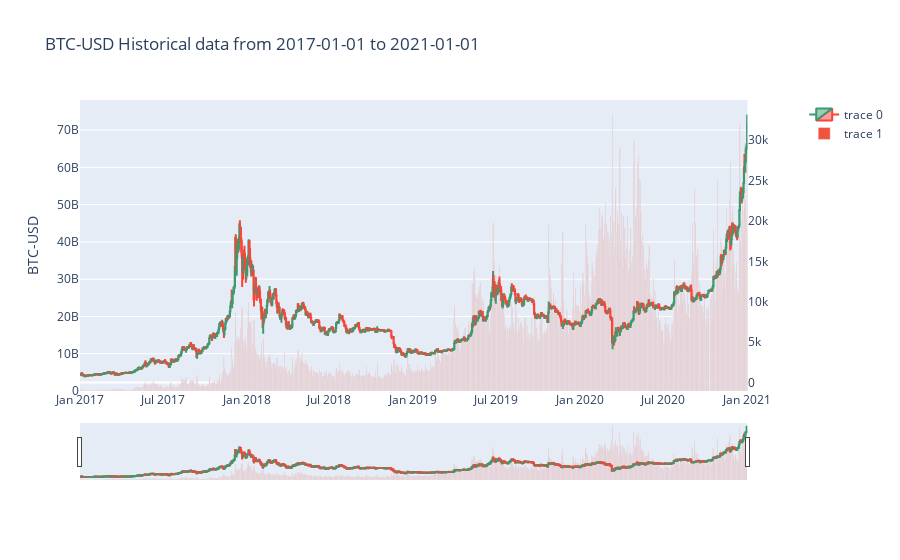

The cell this chart's notebook holds for it:
### Code cell
import plotly.graph_objects as go
from plotly.subplots import make_subplots

fig = make_subplots(specs=[[{"secondary_y": True}]])

fig.add_trace(go.Candlestick(x=df.index,
                open=df['Open'], high=df['High'],
                low=df['Low'], close=df['Close']),
              secondary_y=True)

# include a go.Bar trace for volumes
fig.add_trace(go.Bar(x=df.index, y=df['Volume']),
               secondary_y=False)

fig.update_layout(
    title=f'BTC-USD Historical data from 2017-01-01 to 2021-01-01',
    yaxis_title='BTC-USD',
)

fig.layout.yaxis2.showgrid=False
fig.show()

### Figure 1 — Plotly figure (JSON) as saved in the notebook; plotly's stock layout.template omitted (floating-point values rounded to 4 significant figures; data arrays with more than 128 entries replaced by an {"elided": "..."} marker saying what was removed)
{"data": [{"close": {"elided": "1459 float values"}, "high": {"elided": "1459 float values"}, "low": {"elided": "1459 float values"}, "open": {"elided": "1459 float values"}, "type": "candlestick", "x": {"elided": "1459 str values"}, "xaxis": "x", "yaxis": "y2"}, {"type": "bar", "x": {"elided": "1459 str values"}, "xaxis": "x", "y": {"elided": "1459 int values"}, "yaxis": "y"}], "layout": {"title": {"text": "BTC-USD Historical data from 2017-01-01 to 2021-01-01"}, "xaxis": {"anchor": "y", "domain": [0, 0.94]}, "yaxis": {"anchor": "x", "domain": [0, 1], "title": {"text": "BTC-USD"}}, "yaxis2": {"anchor": "x", "overlaying": "y", "showgrid": false, "side": "right"}}}
